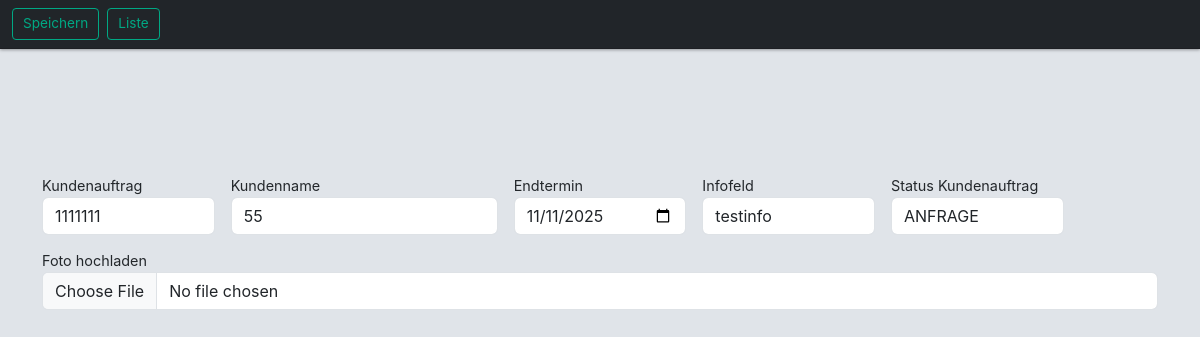
The page /app_auelb/kundenauftrag/bearbeiten/7/?from=produktiv& on the database its author committed.
### app_auelb/models.py (models this page shows, shortened)
class Kundenauftrag(models.Model):
    kundenauftrag = models.IntegerField(verbose_name="Kundenauftrag")
    kundenname = models.ForeignKey(Kunde, on_delete=models.CASCADE,related_name="kdname")
    v_endtermin=models.DateField(default=date.today)
    statuskundenauftrag = models.ForeignKey(StatusKundenauftrag, on_delete=models.CASCADE,related_name="rel_statkd", null=True, blank=True,default="---")
    foto = models.ImageField(upload_to='kundenauftraege/', blank=True, null=True,verbose_name="Bild")
    kun_infofeld = models.TextField("Infofeld", blank=True, null=True)
    class Meta:
        db_table='tbl_kundenauftrage'  # db_table: Tabelle in Datenbank wird mit tbl_marke benannt - wegen Kleinschreibung in xampp
        verbose_name = "Kundenauftrag"
        verbose_name_plural = "Kundenaufträge"

### app_auelb/views.py (the view, shortened to what this page needs)
# urls.py: path('kundenauftrag/bearbeiten/<int:pk>/', views.KundenauftragUpdate.as_view(), name='kundenauftrag_bearbeiten'),
class KundenauftragUpdate(UpdateView):
    model = Kundenauftrag
    form_class = KundenauftragForm
    template_name = 'app_auelb/kundenauftrag_bearbeiten.html'

### app_auelb/forms.py
class KundenauftragForm(forms.ModelForm):
    class Meta:
        model = Kundenauftrag
        fields = ['kundenauftrag', 'kundenname', 'statuskundenauftrag', 'v_endtermin', 'kun_infofeld']
        widgets = {
            "kundenname": KundeWidget(attrs={"data-placeholder": "Kunden suchen", "style": "width: 300px;"}),
            "kun_infofeld": forms.Textarea(attrs={
                "class": "form-control",
                "rows": 1,
                "style": "resize:none;"
            }),
        }

### app_auelb/models.py (called while the page is built)
    def __str__(self):
        return self.kd_auswahl

### app_auelb/templates/app_auelb/kundenauftrag_bearbeiten.html (shortened to what this page needs)
{% extends "base.html" %}
{% load django_bootstrap5 %}
{% load crispy_forms_tags %}
{% load widget_tweaks %}
{% block header %}
<nav class="navbar navbar-expand-sm bg-dark navbar-dark fixed-top">
    <div class="container-fluid">
        <div class="d-flex align-items-center gap-2">
            <button type="submit" form="kundenauftragForm" class="btn btn-outline-success btn-sm">
                Speichern
            </button>
            <a href="{% url 'auftragsliste_nicht_geliefert' %}" class="btn btn-outline-success btn-sm">
                Liste
            </a>
        </div>
    </div>
</nav>
{% endblock %}
{% block content %}
<div class="container mt-5 pt-5">
    <form method="post" id="kundenauftragForm" enctype="multipart/form-data">
        <div class="row g-3 mt-2">
            <div class="col-2">
                <label for="{{ form.kundenauftrag.id_for_label }}">Kundenauftrag</label>
                {% render_field form.kundenauftrag class="form-control" %}
            </div>
            <div class="col-3">
                <label for="{{ form.kundenname.id_for_label }}">Kundenname</label>
                {% render_field form.kundenname class="form-control" %}
            </div>
            <div class="col-2">
                <label for="{{ form.v_endtermin.id_for_label }}">Endtermin</label>
                {% render_field form.v_endtermin type="date" class="form-control" %}
            </div>
            <div class="col-2">
                <label for="{{ form.kun_infofeld.id_for_label }}">Infofeld</label>
                {% render_field form.kun_infofeld class="form-control" %}
            </div>
            <div class="col-2">
                <label for="{{ form.statuskundenauftrag.id_for_label }}">Status Kundenauftrag</label>
                <td>{% render_field form.statuskundenauftrag class="form-control" %}</td>
            </div>
            <div class="mt-3">
                <label for="foto_upload">Foto hochladen</label>
                <input type="file" name="foto" id="foto_upload" class="form-control">
            </div>
        </div>
    </form>
</div>
{% endblock %}

### app_auelb/static/styles.css (style rules this page uses)
html body { background-color: #e0e4e9; color: #23272b; font-family: "Inter", "Segoe UI", "Roboto", sans-serif; font-size: 0.9rem; line-height: 1.45; margin: 0; padding-top: 56px; }
.navbar { background-color: #23272b; border-bottom: 1px solid #1d1f23; box-shadow: 0 1px 3px rgba(0,0,0,0.35); }
.navbar .btn { display: inline-flex; align-items: center; justify-content: center; height: 32px; padding: 0 10px; font-size: 0.85rem; line-height: 1; text-align: center; border-radius: 4px; transition: all 0.15s ease-in-out; }
.navbar .btn-outline-success { color: #00a884; border-color: #00a884; background-color: transparent; }
input, select, textarea { border: 1px solid #ccc; border-radius: 4px; font-size: 0.85rem; padding: 0.3rem 0.4rem; }
a { color: #0078d7; text-decoration: none; }

### rows shown on the page
Kundenauftrag: kundenauftrag "1111111", kundenname "55", v_endtermin "11/11/2025", kun_infofeld "testinfo", statuskundenauftrag "ANFRAGE"
